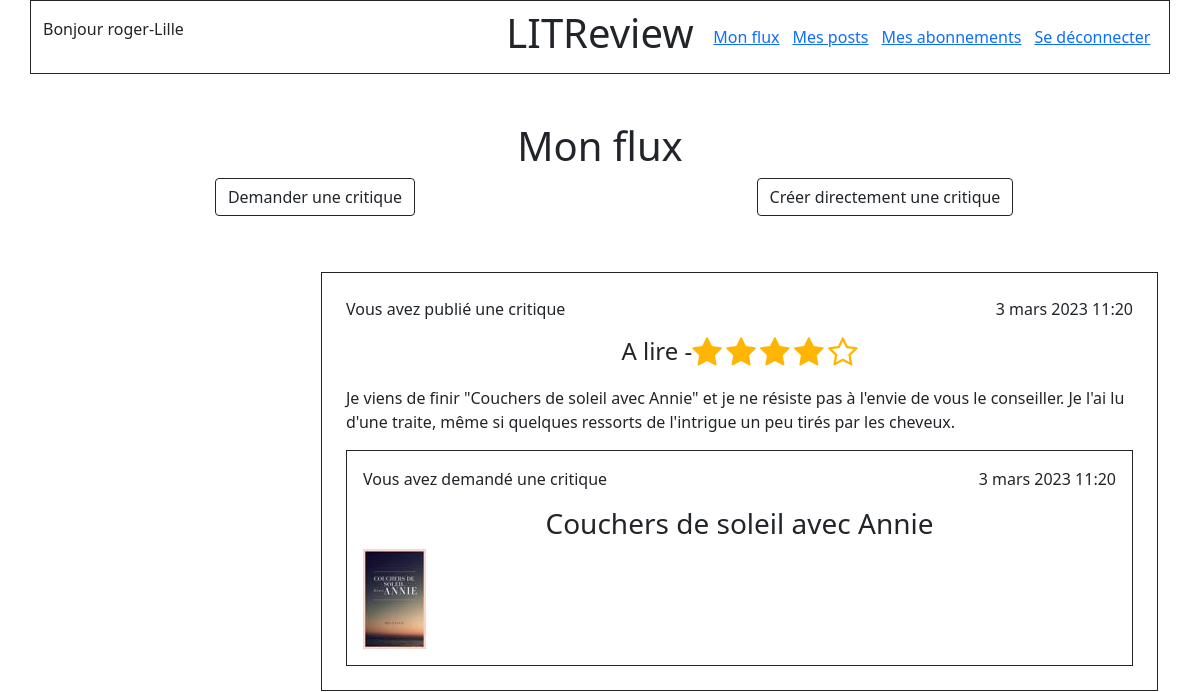
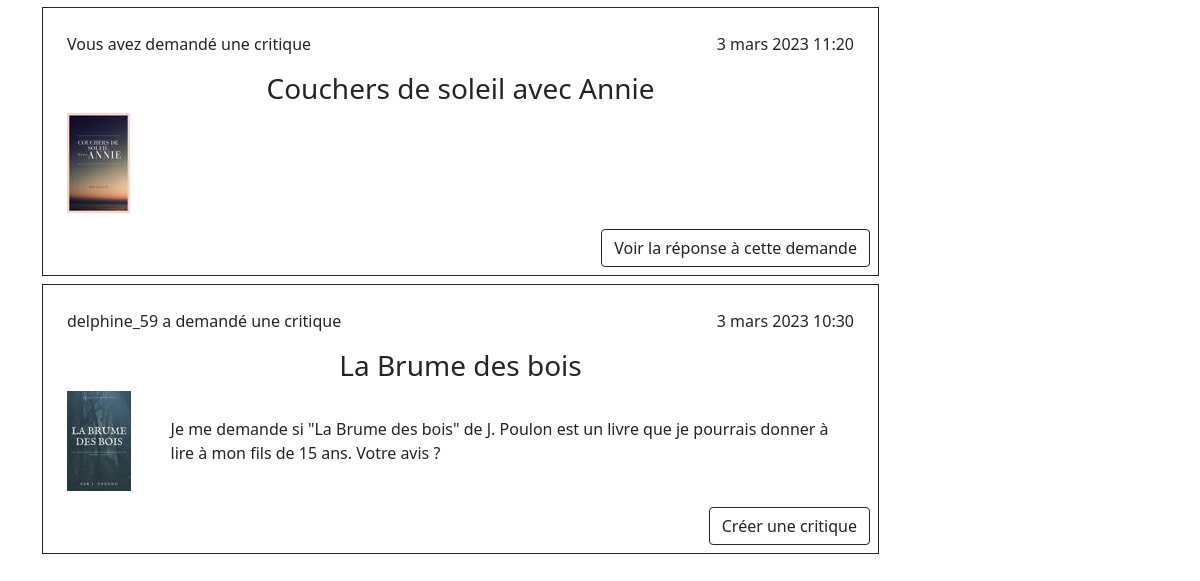
Page /flow (signed in) on the earlier database version (2 pictures, top to bottom).
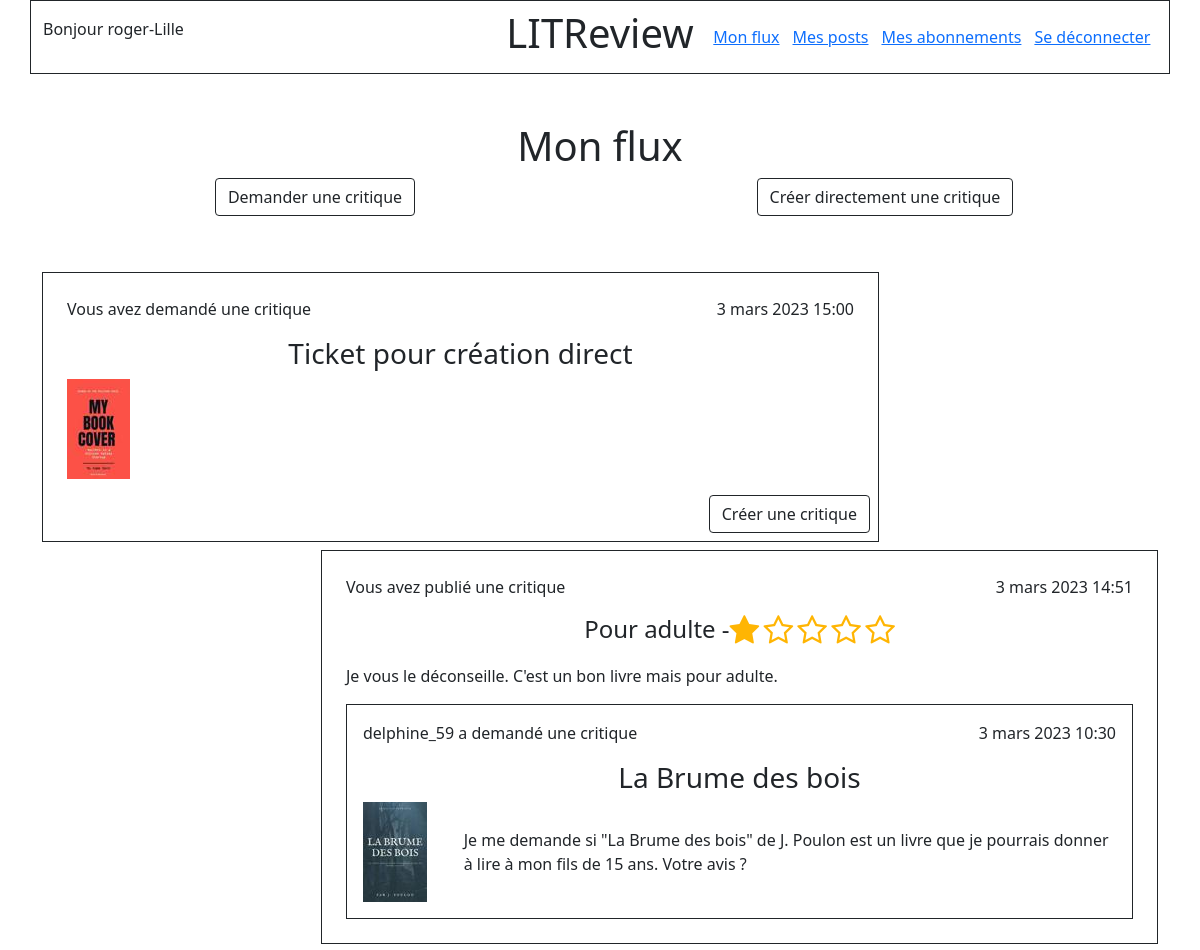
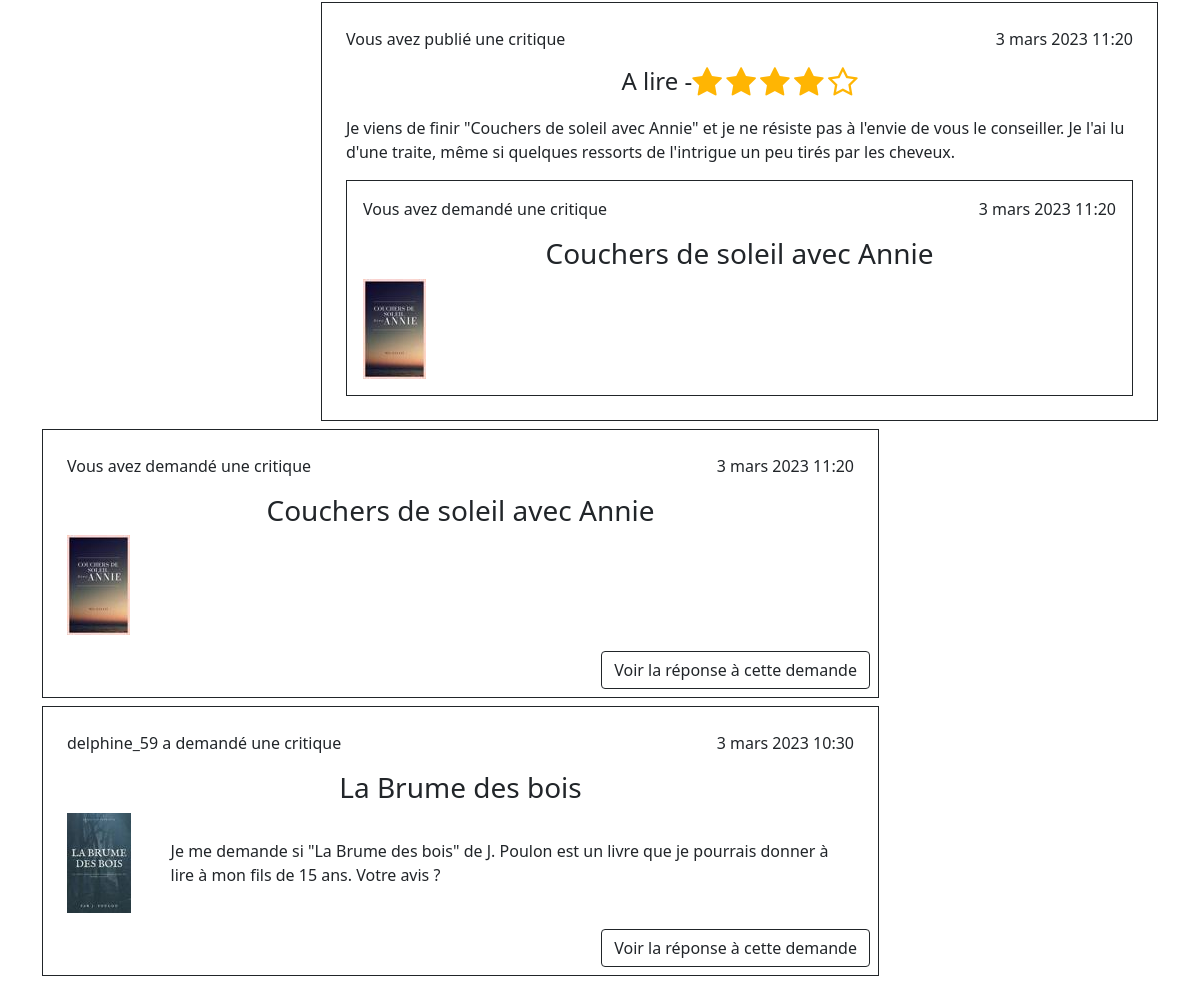
Same page on the later database version (2 pictures, top to bottom).
### authentication/models.py (models this page shows)
class User(AbstractUser):
    SUBSCRIBER = "Membre"
    followed_members = models.ManyToManyField(
        settings.AUTH_USER_MODEL,
        through="UserFollows",
        related_name="followed"
    )

### feed/models.py (models this page shows, shortened)
class Review(models.Model):
    objects = models.Manager()
    ticket = models.OneToOneField(
        Ticket,
        on_delete=models.CASCADE,
        related_name='ticket_review',
        primary_key=False
    )
    rating = models.PositiveSmallIntegerField(
       validators=[MinValueValidator(0), MaxValueValidator(5)]
    )
    user = models.ForeignKey(
        settings.AUTH_USER_MODEL,
        on_delete=models.CASCADE
    )
    headline = models.CharField(max_length=128)
    body = models.TextField(max_length=8192, blank=True)
    time_created = models.DateTimeField(auto_now_add=True)

class Ticket(models.Model):
    objects = models.Manager()
    title = models.CharField(max_length=128)
    description = models.TextField(max_length=2048, blank=True)
    user = models.ForeignKey(
        to=settings.AUTH_USER_MODEL,
        on_delete=models.CASCADE
    )
    image = models.ImageField(null=True, blank=True)
    time_created = models.DateTimeField(auto_now_add=True)
    IMAGE_MAX_SIZE = (100, 100)

### feed/views.py (the view)
# urls.py: path('flow', views.flow, name='my-flow'),
@login_required
def flow(request):
    tickets = get_users_viewable_tickets(request.user)
    tickets = tickets.annotate(content_type=Value('TICKET', CharField()))
    reviews = get_users_viewable_reviews(request.user)
    reviews = reviews.annotate(content_type=Value('REVIEW', CharField()))
    posts = sorted(
        chain(tickets, reviews),
        key=lambda post: post.time_created,
        reverse=True
    )
    return render(request, 'feed/flow.html', context={'posts': posts})

### feed/templatetags/feed_extras.py (called while the page is built)
@register.simple_tag(takes_context=True)
def get_user_display(context, user):
    if user == context['user']:
        return "Vous avez"
    return f"{user.username} a"

### feed/views.py (called while the page is built)
def get_users_viewable_tickets(user):
    viewable_tickets = Ticket.objects.filter(
        Q(user=user) | Q(user__in=user.followed_members.all())
    )
    return viewable_tickets

def get_users_viewable_reviews(user):
    viewable_reviews = Review.objects.filter(
        Q(user=user) | Q(user__in=user.followed_members.all())
    )
    return viewable_reviews

### feed/templates/feed/flow.html
{% extends "base.html" %}
{% block content %}
    <h1 class="text-center">Mon flux</h1>
    <div>
        <div class="row">
            <div class="col-6 text-center">
                <a class="btn btn-outline-dark"
                   href="{% url 'feed:ticket-create' %}">Demander une critique</a>
            </div>
            <div class="col-6 text-center">
                <a class="btn btn-outline-dark" href="{% url 'feed:review-direct-create' %}">Créer directement une critique</a>
            </div>
        </div>
    </div>
    <div class="d-flex flex-column my-5">
        {% for post in posts %}
                {% if post.content_type == 'TICKET' %}
                    <div class="align-self-start border border-dark mt-2 p-2 w-75">
                        {% include 'feed/ticket_detail.html' with ticket=post %}
                        <div class="text-end">
                            {% include 'feed/review_check.html' with post=post %}
                        </div>
                    </div>
                {% elif post.content_type == 'REVIEW' %}
                    <div class="align-self-end border border-dark mt-2 p-2 w-75">
                        {% include 'feed/review_detail.html' with review=post %}
                    </div>
                {% endif %}
        {% endfor %}
    </div>
{% endblock content %}

### templates/base.html (shortened to what this page needs)
{% load static %}
<!DOCTYPE html>
<html lang="en" xmlns="http://www.w3.org/1999/html">
<head>
    <link href="https://cdn.jsdelivr.net/npm/bootstrap@5.1.3/dist/css/bootstrap.min.css" rel="stylesheet">
    <link rel="stylesheet" href="https://cdnjs.cloudflare.com/ajax/libs/font-awesome/4.7.0/css/font-awesome.min.css">
    <link rel="stylesheet" href="{% static 'feed/rating_style.css' %}"/>
</head>
<body>
    <header>
        <nav class="bg_light">
            <div class="container">
                <div class="row border border-dark py-2">
                    <div class="col-5 d-flex align-items-center">
                        {% if user.is_authenticated %}
                            <p>Bonjour {{ user.username }}</p>
                        {% endif %}
                    </div>
                    <div class="col-2 d-flex justify-content-center">
                        <h1>LITReview</h1>
                    </div>
                    <div
                            class="col-5 d-flex justify-content-around align-items-center">
                        {% if user.is_authenticated %}
                            <a href="{% url 'feed:my-flow' %}">Mon flux</a>
                            <a href="{% url 'feed:my-posts' %}">Mes posts</a>
                            <a href="{% url 'authentication:follows' %}">Mes abonnements</a>
                            <a href="{% url 'authentication:logout' %}">Se déconnecter</a>
                        {% endif %}
                    </div>
                </div>
            </div>
        </nav>
    </header>
    <section class="container my-5">
    {% block content %}
    {% endblock content %}
    </section>
</body>
</html>

### feed/templates/feed/ticket_detail.html
{% load feed_extras %}
<div class="p-3">
    <div class="row">
        <div class="col text-start">
            <p>{% get_user_display user=ticket.user %} demandé une critique</p>
        </div>
        <div class="col text-end">
            <p>{{ ticket.time_created }}</p>
        </div>
    </div>
    <h3 class="text-center">{{ ticket.title }}</h3>
    <div class="row">
        <div class="col-1 d-flex align-items-center">
            {% if ticket.image %}
            <img src="{{ ticket.image.url }}">
        {% endif %}
        </div>
        <div class="col-11 ps-5 d-flex align-items-center">
             {{ ticket.description }}
        </div>
    </div>
</div>

### feed/templates/feed/review_check.html
{% if not post.ticket_review %}
    <a class="btn btn-outline-dark" href="{% url 'feed:review-create' ticket_id=post.id %}">Créer une critique</a>
{% else %}
    <a class="btn btn-outline-dark" href="{% url 'feed:review-display' review_id=post.ticket_review.id %}">Voir la réponse à cette demande</a>
{% endif %}

### feed/templates/feed/review_detail.html
{% load feed_extras %}
{% block content %}
    <div class="p-3">
        <div class="row">
            <div class="col text-start">
                <p>{% get_user_display user=review.user %} publié une critique</p>
            </div>
            <div class="col text-end">
                <p>{{ review.time_created }}</p>
            </div>
        </div>
    <div class="d-flex justify-content-center">
        <h4>
            {{ review.headline }} -
        </h4>
        <div class="rating-star mb-3">
                <i class="fa fa-2x fa-star{% if review.rating < 1 %}-o{% endif %}"
                   aria-hidden="true"></i>
                <i class="fa fa-2x fa-star{% if review.rating < 2 %}-o{% endif %}"
                   aria-hidden="true"></i>
                <i class="fa fa-2x fa-star{% if review.rating < 3 %}-o{% endif %}"
                   aria-hidden="true"></i>
                <i class="fa fa-2x fa-star{% if review.rating < 4 %}-o{% endif %}"
                   aria-hidden="true"></i>
                <i class="fa fa-2x fa-star{% if review.rating < 5 %}-o{% endif %}"
                   aria-hidden="true"></i>
        </div>
    </div>
            <p>{{ review.body }}</p>
            <div class="border border-dark">
                {% include 'feed/ticket_detail.html' with ticket=review.ticket %}
            </div>
    </div>
{% endblock content %}

### feed/static/feed/rating_style.css (style rules this page uses)
.rating-star { color: #ffb503; }

Differences in the rows shown:
added Ticket: user "Vous avez", time_created "3 mars 2023 15:00", title "Ticket pour création direct", image (picture), shows "Créer une critique"
added Review: user "Vous avez", time_created "3 mars 2023 14:51", headline "Pour adulte", rating 1 (drawn), body "Je vous le déconseille. C'est un bon livre mais pour adulte.", Ticket.user.username "delphine_59 a", {{ ticket.time_created }} "3 mars 2023 10:30", {{ ticket.title }} "La Brume des bois", image (picture), {{ ticket.description }} "Je me demande si \"La Brume des bois\" de J. Poulon est un livre que je pourrais donner à lire à mon fils de 15 ans. Votre avis ?"
computed for Ticket "La Brume des bois": text "Créer une critique" → "Voir la réponse à cette demande"
